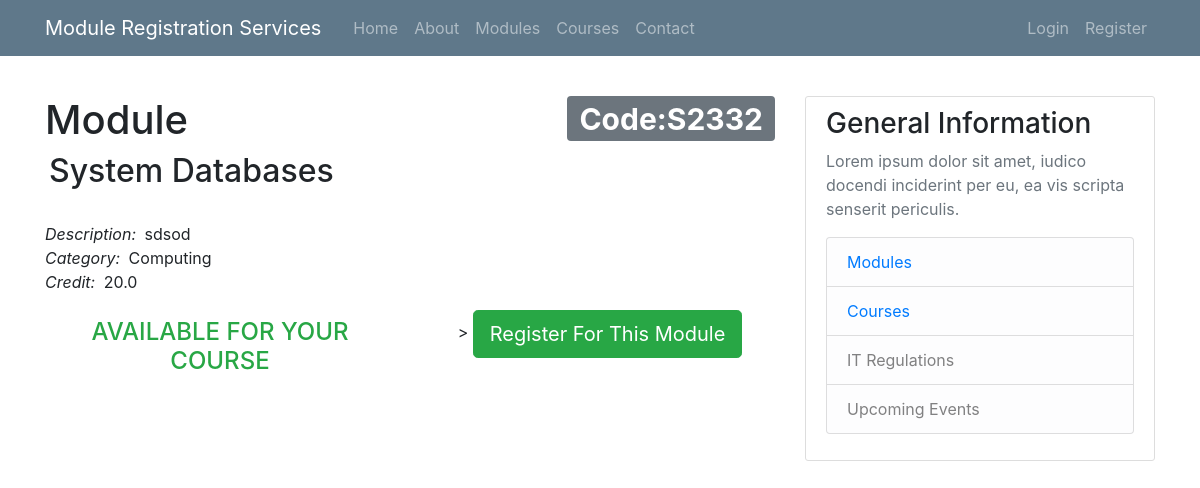
The app's page /module/S2332/ with its own data.
### mrreporting/models.py (models this page shows, shortened)
class Module(models.Model):
    name = models.CharField(max_length=255)
    code = models.CharField(max_length=10)
    credit = models.FloatField()
    category = models.CharField(max_length=100)
    description = models.TextField()
    availability = models.BooleanField(default=True)
    courses_allowed = models.ManyToManyField(Course, related_name='allowed_modules')

### mrreporting/views.py (the view)
# urls.py: path('module/<str:code>/', mrreporting_views.ModuleDetailView.as_view(), name = 'module'),
class ModuleDetailView(DetailView):
    model = Module
    def get_object(self, queryset=None):
        code = self.kwargs['code']
        return get_object_or_404(Module, code=code)
    def get_context_data(self, **kwargs):
        context = super().get_context_data(**kwargs)
        module = self.get_object()
        is_registered, registration = user_is_registered_for_module(self.request.user, module)
        context['is_registered'] = is_registered
        context['registration'] = registration
        return context

### mrreporting/views.py (called while the page is built)
def user_is_registered_for_module(user, module):
    if isinstance(user, AnonymousUser) or not user.is_authenticated:
        return False, None
    registration = Registration.objects.filter(user=user, module=module).first()
    return registration is not None, registration

### mrreporting/templates/mrreporting/module_detail.html (shortened to what this page needs)
{% extends "mrreporting/base.html" %}
{% load crispy_forms_tags %}
{% block content %}
<h1 class="module">Module<span class="badge badge-secondary float-right" title="Module Code"><span class="hidden">Code:</span>{{ module.code }}</span></h1>
<h2 class="module-header">
    {{ module.name }}
</h2>
<br>
<p class="module">
    <i class="bi-puzzle-fill non-mobile mr-1">Description:</i>
    {{ module.description }}
    <br>
    <i class="bi-puzzle-fill non-mobile mr-1">Category:</i>
    {{ module.category }}
    <br>
    <i class="bi-puzzle-fill non-mobile mr-1">Credit:</i>
    {{ module.credit }}
</p>
<div class="row">
    {% if is_registered %}
        <div class="col-md-12 col-lg-8 text-center">
            <h4 class="text-success mt-1"><i class="bi bi-check-all"></i> YOU ARE REGISTERED FOR THIS MODULE</h4>
        </div>
        <div class="col-md-12 col-lg-4 text-center">
            <form method="post" action="{% url 'mrreporting:remove_registration' registration.id %}">
                {% csrf_token %}
                <button type="submit" class="btn btn-danger">Remove Registration</button>
            </form>
        </div>
    {% else %}
        <div class="col-md-12 col-lg-6 text-center">
            <h4 class="text-success mt-2"> AVAILABLE FOR YOUR COURSE</h4>
        </div>
        <div class="col-md-12 col-lg-6 text-center">
            <form method="post" action="{% url 'mrreporting:register_for_module' module.id %}">>
                <button type="submit" class="btn btn-success btn-lg">Register For This Module</button>
            </form>
        </div>
    {% endif %}
  </div>
{% endblock content %}

### mrreporting/static/css/styles.css (style rules this page uses)
html { position: relative; min-height: 100%; }
body { background: #fafafa; color: #333333; margin-top: 5rem; margin-bottom: 50px; }
h1, h2, h3, h4, h5, h6 { color: #444444; }

### records on screen
Module: code "S2332", name "System Databases", description "sdsod", category "Computing", credit "20.0"
